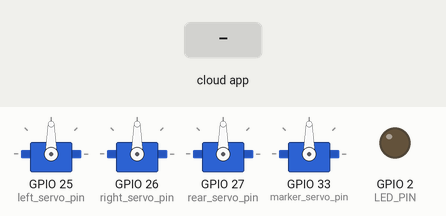
Simulated run of this sketch. Board: ESP32. Parts: 4 × servo, output pins drawn as LEDs (lit = HIGH). Inputs (shaded band) come from the test bench. WiFi joins after 1.5 s; servers stay silent unless stated; the ROS host is connected and sends only what is stated; what the sketch prints to the serial monitor is not drawn.

Above: at 2.7 s.
2.8 s: the phone or cloud app sets linear.x to -100
At 3.8 s:
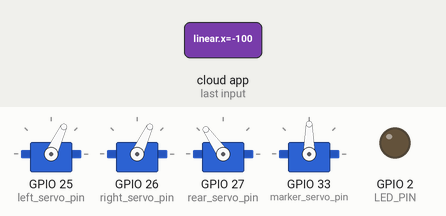
4.3 s: the phone or cloud app sets angular.z to -100
At 5.1 s:
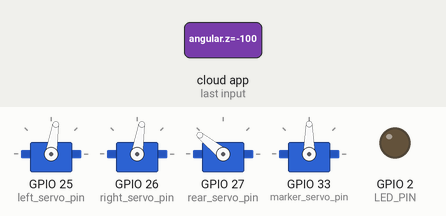
5.8 s: the phone or cloud app sets pen2_down to 1
At 6.4 s:
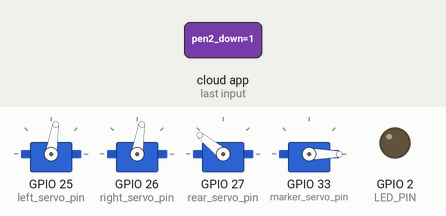
7.3 s: the phone or cloud app sets linear.x to 0
At 8.4 s:
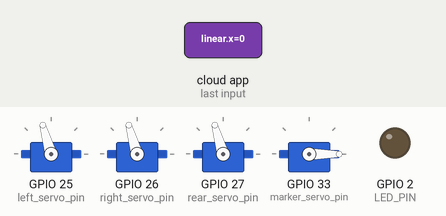
8.8 s: the phone or cloud app sets angular.z to 0
At 9.7 s:
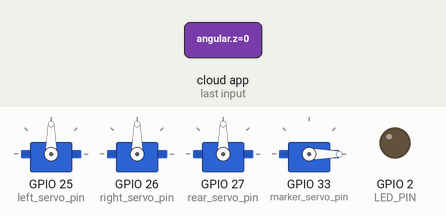
10.3 s: the phone or cloud app sets linear.x to 100
At 11.0 s:
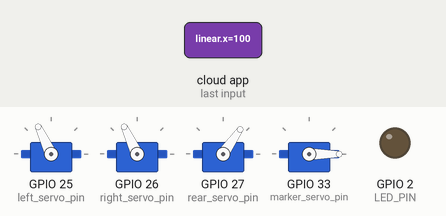
Timing chart, 0 to 12.8 s (numbered marks = the images above; inputs shaded):
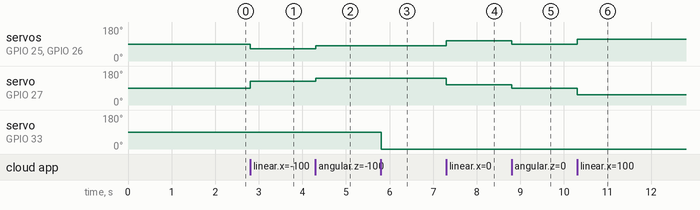

The sketch:

hola_bot_cmd.ino
```cpp
#include "wifi_creds.h"
#include "hb2_params.h"

#define left_servo_pin 25
#define right_servo_pin 26
#define rear_servo_pin 27
#define marker_servo_pin 33
#define LED_PIN 2

#include <WiFi.h>
#include <ESPmDNS.h>
#include <WiFiUdp.h>
#include <ArduinoOTA.h>
#include <iostream>

void ota_connection() {

  Serial.println("Booting");
  WiFi.mode(WIFI_STA);
  WiFi.begin(WIFI_SSID, WIFI_PWD);
  while (WiFi.waitForConnectResult() != WL_CONNECTED) {
    Serial.println("Connection Failed! Rebooting...");
    delay(5000);
    ESP.restart();
  }

  ArduinoOTA.setHostname(HOSTNAME);

  ArduinoOTA
    .onStart([]() {
      String type;
      if (ArduinoOTA.getCommand() == U_FLASH)
        type = "sketch";
      else  // U_SPIFFS
        type = "filesystem";

      // NOTE: if updating SPIFFS this would be the place to unmount SPIFFS using SPIFFS.end()
      Serial.println("Start updating " + type);
    })
    .onEnd([]() {
      Serial.println("\nEnd");
    })
    .onProgress([](unsigned int progress, unsigned int total) {
      Serial.printf("Progress: %u%%\r", (progress / (total / 100)));
    })
    .onError([](ota_error_t error) {
      Serial.printf("Error[%u]: ", error);
      if (error == OTA_AUTH_ERROR) Serial.println("Auth Failed");
      else if (error == OTA_BEGIN_ERROR) Serial.println("Begin Failed");
      else if (error == OTA_CONNECT_ERROR) Serial.println("Connect Failed");
      else if (error == OTA_RECEIVE_ERROR) Serial.println("Receive Failed");
      else if (error == OTA_END_ERROR) Serial.println("End Failed");
    });

  ArduinoOTA.begin();

  Serial.println("Ready");
  Serial.print("IP address: ");
  Serial.println(WiFi.localIP());
}

#include <micro_ros_arduino.h>

#include <stdio.h>
#include <rcl/rcl.h>
#include <rcl/error_handling.h>
#include <rclc/rclc.h>
#include <rclc/executor.h>

#include <geometry_msgs/msg/twist.h>
#include <std_msgs/msg/bool.h>

rcl_subscription_t subscriber_cmd;
rcl_subscription_t subscriber_pen;

geometry_msgs__msg__Twist cmd_msg;
std_msgs__msg__Bool pen_msg;

rclc_executor_t executor;
rclc_support_t support;
rcl_allocator_t allocator;
rcl_node_t node;
rcl_timer_t timer;

#define RCCHECK(fn) \
  { \
    rcl_ret_t temp_rc = fn; \
    if ((temp_rc != RCL_RET_OK)) { error_loop(); } \
  }
#define RCSOFTCHECK(fn) \
  { \
    rcl_ret_t temp_rc = fn; \
    if ((temp_rc != RCL_RET_OK)) {} \
  }


void error_loop() {
  while (1) {
    digitalWrite(LED_PIN, !digitalRead(LED_PIN));
    delay(100);
  }
}

typedef struct WheelMotion {
  float x;
  float y;
  float w;
} WheelMotion;

WheelMotion motion;

void cmd_callback(const void *msgin) {
  const geometry_msgs__msg__Twist *msg = (geometry_msgs__msg__Twist *)msgin;
  motion.x = msg->linear.x;
  motion.y = msg->linear.y;
  motion.w = msg->angular.z;
}

// Declare marker position
int marker = 0; //Marker UP

void pen_callback(const void *msgin) {
  const std_msgs__msg__Bool *msg = (std_msgs__msg__Bool *)msgin;
  if(msg->data){
    marker=1;
  }
  else{
    marker=0;
  }
}

void micro_ros_setup() {
  set_microros_wifi_transports(WIFI_SSID, WIFI_PWD, LAPTOP_IP_ADD, 8888);

  allocator = rcl_get_default_allocator();

  //create init_options
  RCCHECK(rclc_support_init(&support, 0, NULL, &allocator));

  // create node
  RCCHECK(rclc_node_init_default(&node, NODE_NAME, "", &support));

  // create first subscriber
  RCCHECK(rclc_subscription_init_default(&subscriber_cmd, &node, ROSIDL_GET_MSG_TYPE_SUPPORT(geometry_msgs, msg, Twist), CMD_TOPIC_NAME));

  // create second subscriber
  RCCHECK(rclc_subscription_init_default(&subscriber_pen, &node, ROSIDL_GET_MSG_TYPE_SUPPORT(std_msgs, msg, Bool), PEN_TOPIC_NAME));

  // create executor
  RCCHECK(rclc_executor_init(&executor, &support.context, 2, &allocator));

  // add both subscribers to the executor
  RCCHECK(rclc_executor_add_subscription(&executor, &subscriber_cmd, &cmd_msg, &cmd_callback, ON_NEW_DATA));
  RCCHECK(rclc_executor_add_subscription(&executor, &subscriber_pen, &pen_msg, &pen_callback, ON_NEW_DATA));
}

#include <ESP32Servo.h>
#include <cmath>

Servo left_servo;
Servo right_servo;
Servo rear_servo;
Servo marker_servo;

void servo_init() {
  left_servo.attach(left_servo_pin);
  right_servo.attach(right_servo_pin);
  rear_servo.attach(rear_servo_pin);
  marker_servo.attach(marker_servo_pin);
}

typedef struct WheelForce {
  float left;
  float right;
  float rear;
} WheelForce;

// Declare a global instance of WheelForce
WheelForce force;

void inverse_kinematics(float vx, float vy, float w) {
  force.left = w / 3 - vx / 2 - vy * cos(M_PI / 6);
  force.right = w / 3 - vx / 2 + vy * cos(M_PI / 6);
  force.rear = w / 3 + 0.7 * vx;
}

void run_motors(float f_left, float f_right, float f_rear, float marker) {
  int left = 90 - 50 * f_left;
  int right = 90 - 50 * f_right;
  int rear = 90 - 50 * f_rear;
  int micro = 90 - 90*marker;

  left_servo.write(left);
  right_servo.write(right);
  rear_servo.write(rear);
  marker_servo.write(micro);
}

// #####################################################################################
void setup() {
  Serial.begin(115200);

  // OTA SETUP
  ota_connection();

  // MICRO ROS SETUP
  micro_ros_setup();

  // OUTPUTS
  servo_init();
  pinMode(LED_PIN, OUTPUT);
}

void loop() {
  // OTA
  ArduinoOTA.handle();

  // MICRO ROS
  RCCHECK(rclc_executor_spin_some(&executor, RCL_MS_TO_NS(100)));
  inverse_kinematics(motion.x, motion.y, motion.w);

  // Motors
  run_motors(force.left, force.right, force.rear, marker);
}
```

hb2_params.h
```cpp
#define HOSTNAME "ESP32_HB2"
#define NODE_NAME "hb_2"
#define CMD_TOPIC_NAME "/cmd_vel/bot2"
#define PEN_TOPIC_NAME "/pen2_down"
```

wifi_creds.h
```cpp
#define WIFI_SSID "Tanishq's Phone"
#define WIFI_PWD "tanishq123"

#define LAPTOP_IP_ADD "192.168.46.164"
```

Measured:
- after the input at 2.8 s, servo on GPIO 25 (left_servo_pin), servo on GPIO 26 (right_servo_pin): 90° → 65° at once; servo on GPIO 27 (rear_servo_pin): 90° → 125° at once
- after the input at 4.3 s, servo on GPIO 25 (left_servo_pin), servo on GPIO 26 (right_servo_pin): 65° → 81° at once; servo on GPIO 27 (rear_servo_pin): 125° → 141° at once
- after the input at 5.8 s, servo on GPIO 33 (marker_servo_pin): 90° → 0° at once
- after the input at 7.3 s, servo on GPIO 25 (left_servo_pin), servo on GPIO 26 (right_servo_pin): 81° → 106° at once; servo on GPIO 27 (rear_servo_pin): 141° → 106° at once
- after the input at 8.8 s, servo on GPIO 25 (left_servo_pin), servo on GPIO 26 (right_servo_pin), servo on GPIO 27 (rear_servo_pin): 106° → 90° at once
- after the input at 10.3 s, servo on GPIO 25 (left_servo_pin), servo on GPIO 26 (right_servo_pin): 90° → 115° at once; servo on GPIO 27 (rear_servo_pin): 90° → 55° at once
